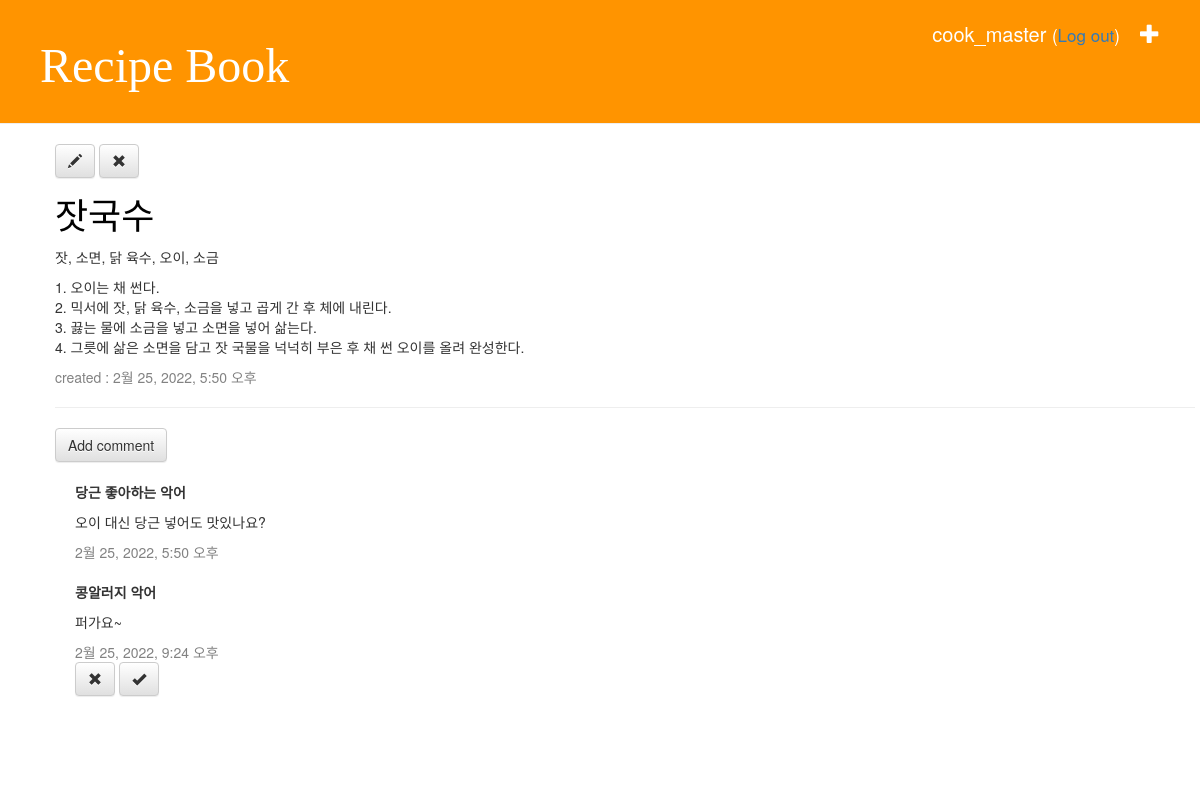
/recipe/2/ (signed in), run on the app's committed database.
### recipe/models.py (models this page shows, shortened)
class Recipe(models.Model):
    author = models.ForeignKey('auth.User', on_delete=models.CASCADE)
    food_name = models.CharField(max_length=500)
    ingredient = models.TextField()
    recipe = models.TextField()
    created_date = models.DateTimeField(default=timezone.now)

class Comment(models.Model):
    recipe = models.ForeignKey('recipe.Recipe', on_delete=models.CASCADE, related_name='comments')
    author = models.CharField(max_length=200)
    text = models.TextField()
    created_date = models.DateTimeField(default=timezone.now)
    approved_comment = models.BooleanField(default=False)

### recipe/views.py (the view)
# urls.py: path('<int:pk>/', views.recipe_detail, name='recipe_detail'),
def recipe_detail(request, pk):
    recipe = get_object_or_404(Recipe, pk=pk)
    return render(request, 'recipe/recipe_detail.html', {'recipe': recipe})

### recipe/templates/recipe/recipe_detail.html (shortened to what this page needs)
{% extends 'recipe/background.html' %}
{% block block %}
    <div class="post">
        {% if user.is_authenticated %}
            <a class="btn btn-default" href="{% url 'recipe_edit' pk=recipe.pk%}">
                <span class="glyphicon glyphicon-pencil"></span></a>
            <a class="btn btn-default" href="#" onclick= "recipe_remove()">
                <span class="glyphicon glyphicon-remove"></span></a>
        {% endif %}
       <h1><a href="">{{ recipe.food_name }}</a></h1>
        <p>{{ recipe.ingredient|linebreaksbr }}</p>
        <p>{{ recipe.recipe|linebreaksbr }}</p>
        <div class="date">
            <p>created : {{ recipe.created_date }}</p>
        </div>
        <hr>
            <a class="btn btn-default" href="{% url 'comment_add' pk=recipe.pk %}">
                Add comment
            </a>
            {% for comment in recipe.comments.all %}
                {% if user.is_authenticated or comment.approved_comment %}
                    <div class="comment">
                        <strong>{{ comment.author }}</strong>
                        <p>{{ comment.text|linebreaks }}</p>
                        <div class="date">{{ comment.created_date }}</div>
                         {% if not comment.approved_comment %}
                            <a class="btn btn-default" href="{% url 'comment_remove' pk=comment.pk %}">
                            <span class="glyphicon glyphicon-remove"></span></a>
                            <a class="btn btn-default" href="{% url 'comment_approve' pk=comment.pk %}">
                            <span class="glyphicon glyphicon-ok"></span></a>
                        {% endif %}
                    </div>
                {% endif %}
            {% empty %}
                <div style="margin-top: 10px;">
                <p>아직 댓글이 없습니다 :(</p>
                </div>
            {% endfor %}
    </div>
{% endblock %}

### recipe/templates/recipe/background.html (shortened to what this page needs)
<!DOCTYPE html>
{% load static %}
<html lang="ko">
<head>
    <link rel="stylesheet" href="https://maxcdn.bootstrapcdn.com/bootstrap/3.3.2/css/bootstrap.min.css">
    <link rel="stylesheet" href="https://maxcdn.bootstrapcdn.com/bootstrap/3.3.2/css/bootstrap-theme.min.css">
    <link rel ="stylesheet"href="{% static  'css/recipe.css' %}">
</head>
<body>
    <div class="page-header">
        {% if user.is_authenticated %}
            <a href= "{% url 'recipe_new' %}"  class="top-menu">
                <span class="glyphicon glyphicon-plus"></span></a>
            <p class="top-menu">{{ user.username }}
                <small>
                    (<a href="{% url 'logout' %}?next={{ request.path }}">Log out</a>)
                </small>
            </p>
        {% else %}
             <a href="{% url 'login' %}" class="top-menu">
                 <span class="glyphicon glyphicon-lock"></span></a>
        {% endif %}
        <h1><a href="{% url 'recipe_list' %}">Recipe Book</a></h1>
    </div>
    <div class="content container">
        <div class="row">
            <div class="col-sm-12">
                {% block block %}
                {% endblock %}
            </div>
        </div>
    </div>
</body>
</html>

### recipe/static/css/recipe.css (style rules this page uses)
.page-header { background-color: #ff9400; margin-top: 0; padding: 20px 20px 20px 40px; }
.page-header h1, .page-header h1 a, .page-header h1 a:visited, .page-header h1 a:active { color: #ffffff; font-size: 36pt; text-decoration: none; }
.content { margin-left: 40px; }
h1, h2, h3, h4 { font-family: '맑은 고딕 Semilight', cursive; }
.date { color: #828282; }
.top-menu, .top-menu:hover, .top-menu:visited { color: #ffffff; float: right; font-size: 15pt; margin-right: 20px; }
.post { margin-bottom: 70px; }
.post h1 a, .post h1 a:visited { color: #000000; font-family: 'Gaegu', cursive; }
.comment { margin: 20px 0px 20px 20px; }

### data on the page
Recipe: food_name "잣국수", ingredient "잣, 소면, 닭 육수, 오이, 소금", recipe "1. 오이는 채 썬다. 2. 믹서에 잣, 닭 육수, 소금을 넣고 곱게 간 후 체에 내린다. 3. 끓는 물에 소금을 넣고 소면을 넣어 삶는다. 4. 그릇에 삶은 소면을 담고 잣 국물을 넉넉히 부은 후 채 썬 오이를 올려 완성한다.", created_date "2월 25, 2022, 5:50 오후"
Comment: author "당근 좋아하는 악어", text "오이 대신 당근 넣어도 맛있나요?", created_date "2월 25, 2022, 5:50 오후"
Comment: author "콩알러지 악어", text "퍼가요~", created_date "2월 25, 2022, 9:24 오후", approved_comment False (drawn)

### other printed values
{{ user.username }} "cook_master"
